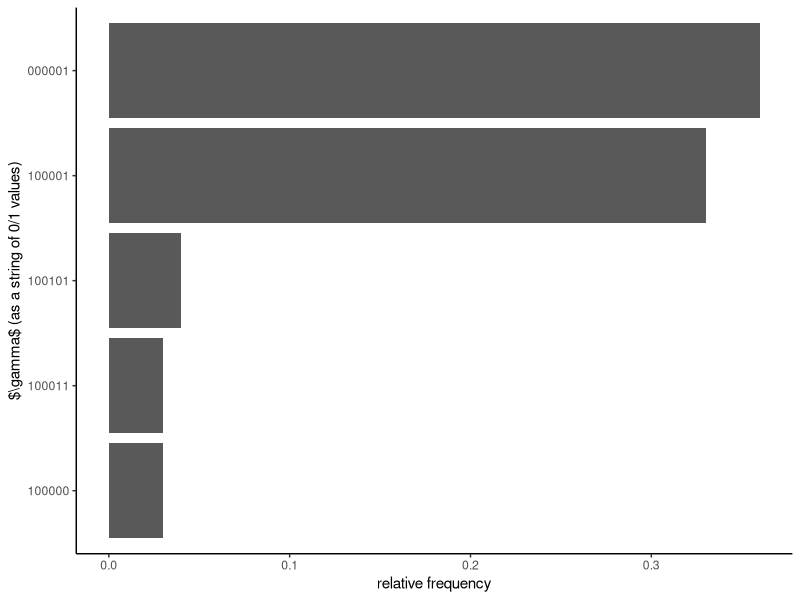
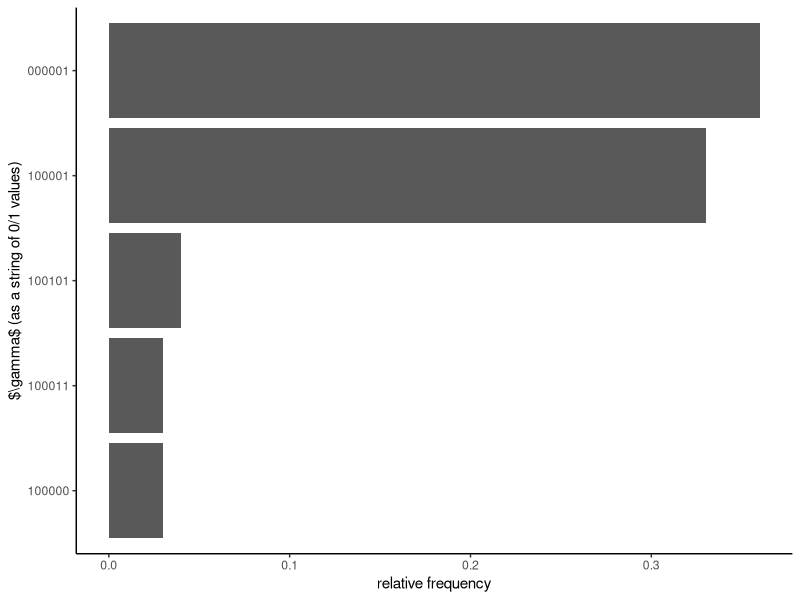

These figures' R source, in order:
library(ggplot2)
library(svglite)
library(readr)
library(tidyr)

# # Simulate the results
# df <- 
#     sample(0:1, size = 100 * 5, replace = TRUE) |>
#     matrix(nrow = 100, ncol = 5) |>
#     as.data.frame()

df <- read_csv("barplot-gamma.csv")
names(df) <- paste0("V", 1:6)

# Count the data
counts <- 
    df |> 
    purrr::map_df(as.integer) |>
    dplyr::count(V1, V2, V3, V4, V5, V6) |>
    dplyr::arrange(desc(n)) |>
    dplyr::mutate(
        frac = n / sum(n),
        frac_cumsum = cumsum(frac),
        gamma = paste0(V1, V2, V3, V4, V5, V6)
    ) |>
    dplyr::filter(frac_cumsum <= 0.8) |>
    dplyr::select(gamma, frac)

# Create the plot
p <- 
    counts |>
    ggplot(aes(x = reorder(gamma, frac), y = frac)) + 
    geom_bar(stat = "identity") +
    coord_flip() + 
    theme_classic() +
    labs(x = "$\\gamma$ (as a string of 0/1 values)", y = "relative frequency")
p

# Save the plot in svg format
"crossing-survival-curves-fit.svg" |>
    ggsave(plot = p, width = 5 * 8 / 9, height = 3 * 4 / 5)
